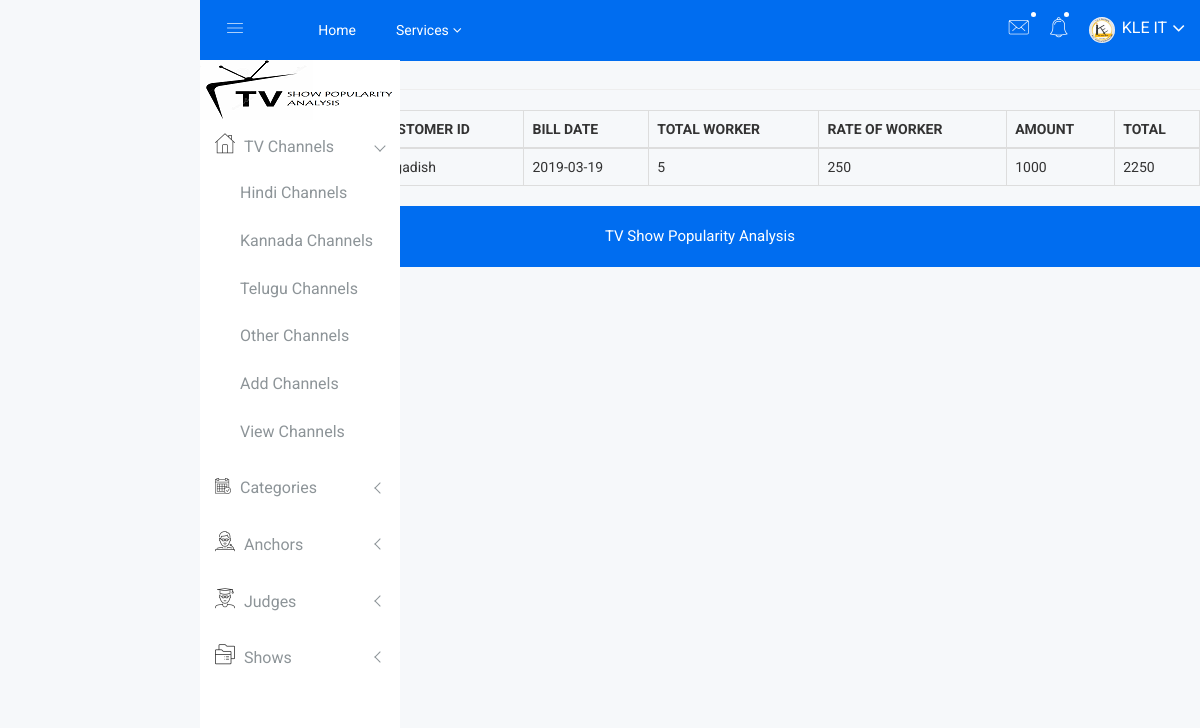
Screenshot of /admin/Admin/view_bill.php with the database file from the repository.
### tables this page shows
CREATE TABLE `bill` (
  `bill_id` int(20) NOT NULL auto_increment,
  `request_id` int(20) NOT NULL,
  `customer_id` varchar(20) NOT NULL,
  `bill_date` date NOT NULL,
  `total_worker` int(10) NOT NULL,
  `rate_worker` int(20) NOT NULL,
  `desc_work` varchar(1000) NOT NULL,
  `amount` int(20) NOT NULL,
  `tamt` varchar(50) NOT NULL,
  `status` varchar(20) NOT NULL,
  PRIMARY KEY  (`bill_id`)
);

CREATE TABLE `customer` (
  `customer_id` int(20) NOT NULL auto_increment,
  `customer_name` varchar(50) NOT NULL,
  `customer_contact` bigint(30) NOT NULL,
  `customer_email` varchar(50) NOT NULL,
  `customer_address` varchar(100) NOT NULL,
  PRIMARY KEY  (`customer_id`)
);

### admin/Admin/view_bill.php (the view, shortened to what this page needs)
<?php include('metatags.php');   ?>
<?php include('header.php');   ?>
<?php include('sidebar.php');   ?>
            <div id="page-content">
                <h4 class="page-header">BILLS</h4>
                <div class="block-section">
                    <table class="table table-bordered" id="sample_1">
                        <thead>
<tr>
<th>#</th>
<th>REQUEST ID</th>
<th>CUSTOMER ID</th>
<th>BILL DATE</th>
<th>TOTAL WORKER</th>
<th>RATE OF WORKER</th>
<th>AMOUNT</th>
<th>TOTAL</th>
</tr>
                        </thead>
                        <tbody>
                            <?php
							$i=0;
include('db.php');
$sql="select * from bill bs,request rs,customer cs where bs.request_id=rs.request_id and bs.customer_id=cs.customer_id";
$res=mysql_query($sql);
while($row=mysql_fetch_array($res))
{
$tw=$row['total_worker'];
$rw=$row['rate_worker'];
$amt=$row['amount'];
$tot=$tw*$rw;
$gt=$tot+$amt;
$i=$i+1;
?>
<tr>
<td><?php echo $i ;?></td>
<td><?php echo $row['request_id'];?></td>
<td><?php echo $row['customer_name'];?></td>
<td><?php echo $row['bill_date'];?></td>
<td><?php echo $row['total_worker'];?></td>
<td><?php echo $row['rate_worker'];?></td>
<td><?php echo $row['amount'];?></td>
<td><?php echo $gt;?></td>
</tr>
<?php
}
?>
                        </tbody>
                    </table>
                </div>
            </div>
			<link rel="stylesheet" href="js/validationEngine.jquery.css" type="text/css" media="screen" title="no title" charset="utf-8" />
<?php include('footer.php');   ?>

### admin/Admin/css/main.css (style rules this page uses)
html { color: #222; font-size: 1em; line-height: 1.4; }

### rows the page displays
bill: customer.customer_name "Jagadish", bill_date "2019-03-19", total_worker "5", rate_worker "250", amount "1000", gt "2250"
